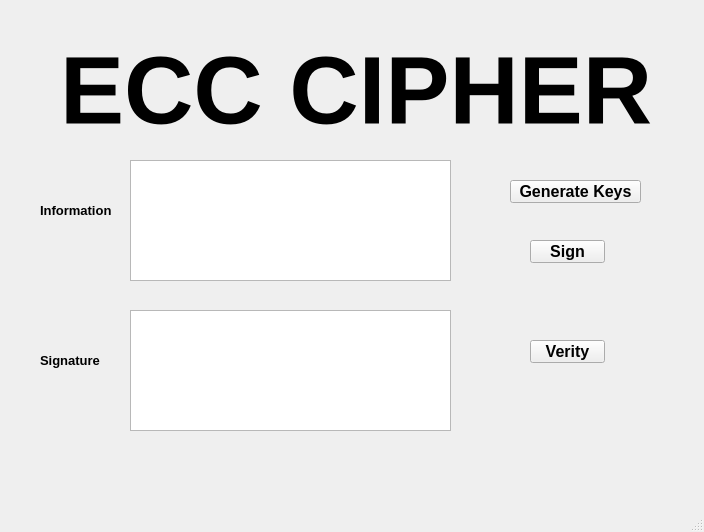
<?xml version="1.0" encoding="UTF-8"?>
<ui version="4.0">
 <class>MainWindow</class>
 <widget class="QMainWindow" name="MainWindow">
  <property name="geometry">
   <rect>
    <x>0</x>
    <y>0</y>
    <width>704</width>
    <height>532</height>
   </rect>
  </property>
  <property name="windowTitle">
   <string>MainWindow</string>
  </property>
  <widget class="QWidget" name="centralwidget">
   <widget class="QPushButton" name="btSign">
    <property name="geometry">
     <rect>
      <x>530</x>
      <y>240</y>
      <width>75</width>
      <height>23</height>
     </rect>
    </property>
    <property name="font">
     <font>
      <pointsize>12</pointsize>
      <weight>75</weight>
      <bold>true</bold>
     </font>
    </property>
    <property name="text">
     <string>Sign</string>
    </property>
   </widget>
   <widget class="QLabel" name="label_5">
    <property name="geometry">
     <rect>
      <x>40</x>
      <y>330</y>
      <width>81</width>
      <height>61</height>
     </rect>
    </property>
    <property name="font">
     <font>
      <pointsize>10</pointsize>
      <weight>75</weight>
      <bold>true</bold>
     </font>
    </property>
    <property name="text">
     <string>Signature</string>
    </property>
   </widget>
   <widget class="QTextEdit" name="txtSignature">
    <property name="geometry">
     <rect>
      <x>130</x>
      <y>310</y>
      <width>321</width>
      <height>121</height>
     </rect>
    </property>
   </widget>
   <widget class="QLabel" name="label">
    <property name="geometry">
     <rect>
      <x>60</x>
      <y>30</y>
      <width>671</width>
      <height>121</height>
     </rect>
    </property>
    <property name="font">
     <font>
      <pointsize>72</pointsize>
      <weight>75</weight>
      <bold>true</bold>
     </font>
    </property>
    <property name="text">
     <string>ECC CIPHER</string>
    </property>
   </widget>
   <widget class="QPushButton" name="btVerity">
    <property name="geometry">
     <rect>
      <x>530</x>
      <y>340</y>
      <width>75</width>
      <height>23</height>
     </rect>
    </property>
    <property name="font">
     <font>
      <pointsize>12</pointsize>
      <weight>75</weight>
      <bold>true</bold>
     </font>
    </property>
    <property name="text">
     <string>Verity</string>
    </property>
   </widget>
   <widget class="QTextEdit" name="txtInformation">
    <property name="geometry">
     <rect>
      <x>130</x>
      <y>160</y>
      <width>321</width>
      <height>121</height>
     </rect>
    </property>
   </widget>
   <widget class="QPushButton" name="btGenerateKey">
    <property name="geometry">
     <rect>
      <x>510</x>
      <y>180</y>
      <width>131</width>
      <height>23</height>
     </rect>
    </property>
    <property name="font">
     <font>
      <pointsize>12</pointsize>
      <weight>75</weight>
      <bold>true</bold>
     </font>
    </property>
    <property name="text">
     <string>Generate Keys</string>
    </property>
   </widget>
   <widget class="QLabel" name="label_4">
    <property name="geometry">
     <rect>
      <x>40</x>
      <y>180</y>
      <width>81</width>
      <height>61</height>
     </rect>
    </property>
    <property name="font">
     <font>
      <pointsize>10</pointsize>
      <weight>75</weight>
      <bold>true</bold>
     </font>
    </property>
    <property name="text">
     <string>Information</string>
    </property>
   </widget>
  </widget>
  <widget class="QMenuBar" name="menubar">
   <property name="geometry">
    <rect>
     <x>0</x>
     <y>0</y>
     <width>704</width>
     <height>21</height>
    </rect>
   </property>
  </widget>
  <widget class="QStatusBar" name="statusbar"/>
 </widget>
 <resources/>
 <connections/>
</ui>
